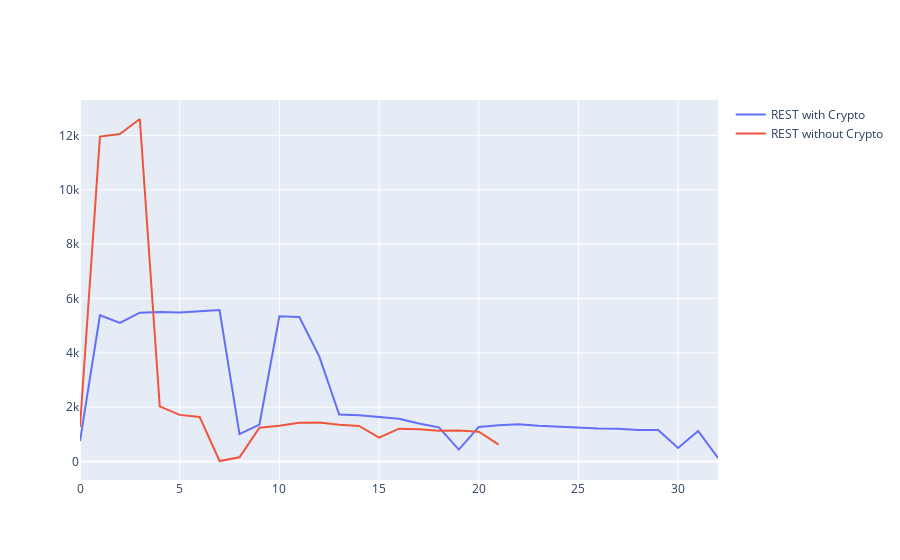

Here is the notebook cell this chart was saved with:
### Markdown cell above
## HTTP/REST Benchmark

Remarks:
- REST/HTTP is very unstable.

### Code cell
d1 = pd.read_csv("./bench/rest-with-crypto.csv")
d2 = pd.read_csv("./bench/rest-without-crypto.csv")

fig = go.Figure([
    go.Scatter(y=d1['tx'], name="REST with Crypto"),
    go.Scatter(y=d2['tx'], name="REST without Crypto")
])
fig.show()

### Figure 1 — Plotly figure (JSON) as saved in the notebook; plotly's stock layout.template omitted (floating-point values rounded to 4 significant figures)
{"data": [{"name": "REST with Crypto", "type": "scatter", "y": [753, 5383, 5100, 5479, 5504, 5484, 5528, 5572, 1012, 1362, 5346, 5321, 3871, 1730, 1701, 1625, 1573, 1398, 1258, 441, 1274, 1337, 1374, 1321, 1284, 1261, 1221, 1207, 1161, 1157, 502, 1125, 131]}, {"name": "REST without Crypto", "type": "scatter", "y": [1278, 11957, 12050, 12602, 2030, 1718, 1642, 21, 158, 1246, 1314, 1427, 1437, 1354, 1308, 880, 1211, 1186, 1133, 1141, 1098, 621]}], "layout": {"autosize": true, "xaxis": {"autorange": false, "range": [0, 32]}, "yaxis": {"autorange": false, "range": [-677.9, 13300.0], "type": "linear"}}}
